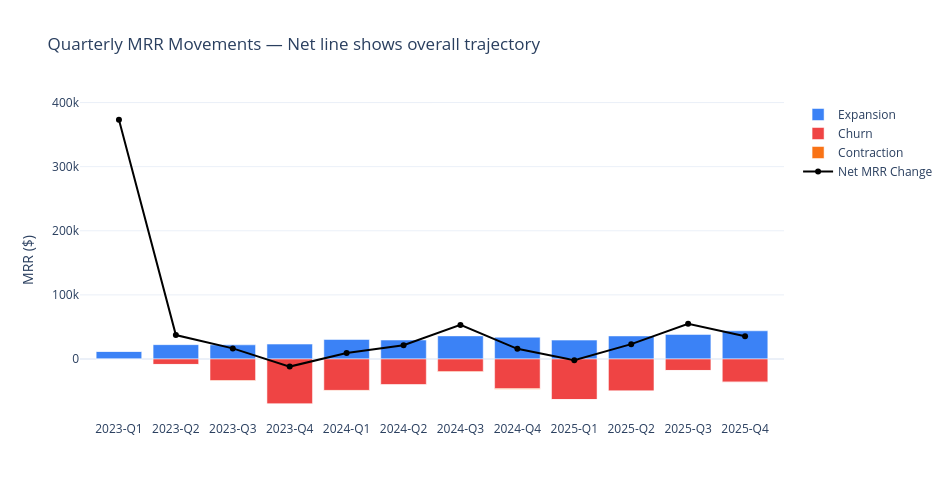

Notebook code cell kept with this figure:
### Markdown cell above
## 3. MRR Movements — The Revenue Engine

### Code cell
# ── MRR waterfall by quarter ──
mrr = q("""
    SELECT strftime('%Y', movement_date) || '-Q' ||
           ((CAST(strftime('%m', movement_date) AS INT) - 1) / 3 + 1) as quarter,
           movement_type,
           SUM(amount) as total,
           COUNT(*) as movements
    FROM mrr_movements
    GROUP BY quarter, movement_type ORDER BY quarter
""")

pivot = mrr.pivot_table(index="quarter", columns="movement_type", values="total", aggfunc="sum").fillna(0)
if "churn" in pivot.columns:
    pivot["churn"] = -abs(pivot["churn"])
if "contraction" in pivot.columns:
    pivot["contraction"] = -abs(pivot["contraction"])

fig = go.Figure()
colors = {"new_business": "#22c55e", "expansion": "#3b82f6",
          "churn": "#ef4444", "contraction": "#f97316"}
for col in ["new_business", "expansion", "churn", "contraction"]:
    if col in pivot.columns:
        fig.add_trace(go.Bar(x=pivot.index, y=pivot[col],
                             name=col.replace("_", " ").title(),
                             marker_color=colors.get(col, "#94a3b8")))

# Net MRR line
pivot["net"] = pivot.sum(axis=1)
fig.add_trace(go.Scatter(x=pivot.index, y=pivot.net, name="Net MRR Change",
                         mode="lines+markers", line=dict(color="black", width=2)))

fig.update_layout(barmode="relative", title="Quarterly MRR Movements — Net line shows overall trajectory",
                  height=500, width=950, yaxis_title="MRR ($)")
fig.show()

print("\nQuarterly net MRR change:")
for qtr, net in zip(pivot.index, pivot.net):
    direction = "+" if net > 0 else ""
    print(f"  {qtr}: {direction}${net:,.0f}")

### Figure 1 — Plotly figure (JSON) as saved in the notebook; plotly's stock layout.template omitted (floating-point values rounded to 4 significant figures)
{"data": [{"marker": {"color": "#3b82f6"}, "name": "Expansion", "type": "bar", "x": ["2023-Q1", "2023-Q2", "2023-Q3", "2023-Q4", "2024-Q1", "2024-Q2", "2024-Q3", "2024-Q4", "2025-Q1", "2025-Q2", "2025-Q3", "2025-Q4"], "y": [11890.0, 22360.0, 22080.0, 23240.0, 30420.0, 29590.0, 36030.0, 33920.0, 29430.0, 35920.0, 38280.0, 43950.0]}, {"marker": {"color": "#ef4444"}, "name": "Churn", "type": "bar", "x": ["2023-Q1", "2023-Q2", "2023-Q3", "2023-Q4", "2024-Q1", "2024-Q2", "2024-Q3", "2024-Q4", "2025-Q1", "2025-Q2", "2025-Q3", "2025-Q4"], "y": [-0.0, -8521.0, -33900.0, -70180.0, -49050.0, -40280.0, -20080.0, -46550.0, -63260.0, -49990.0, -17910.0, -36160.0]}, {"marker": {"color": "#f97316"}, "name": "Contraction", "type": "bar", "x": ["2023-Q1", "2023-Q2", "2023-Q3", "2023-Q4", "2024-Q1", "2024-Q2", "2024-Q3", "2024-Q4", "2025-Q1", "2025-Q2", "2025-Q3", "2025-Q4"], "y": [-183.8, -139.7, -357.6, -27.13, -607.1, -67.08, -222.4, -685.0, -32.05, -14.13, -93.99, -116.1]}, {"line": {"color": "black", "width": 2}, "mode": "lines+markers", "name": "Net MRR Change", "type": "scatter", "x": ["2023-Q1", "2023-Q2", "2023-Q3", "2023-Q4", "2024-Q1", "2024-Q2", "2024-Q3", "2024-Q4", "2025-Q1", "2025-Q2", "2025-Q3", "2025-Q4"], "y": [373100.0, 37320.0, 16540.0, -11860.0, 9221.0, 21380.0, 53110.0, 15830.0, -2096.0, 23130.0, 54860.0, 35590.0]}], "layout": {"barmode": "relative", "height": 500, "title": {"text": "Quarterly MRR Movements — Net line shows overall trajectory"}, "width": 950, "yaxis": {"title": {"text": "MRR ($)"}}}}
